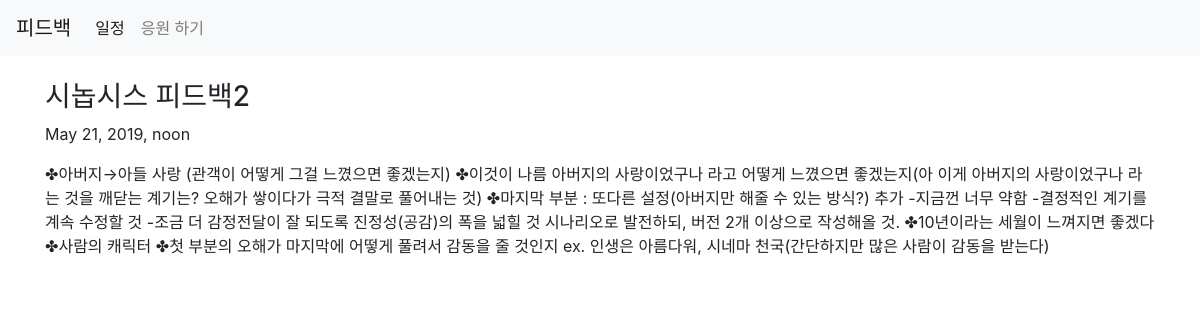
Page /blog/3 on the committed database.
### blogapp/models.py (models this page shows, shortened)
class Blog(models.Model):
    title = models.CharField(max_length = 200)
    pub_date = models.DateTimeField('date published')
    body = models.TextField()

### blogapp/views.py (the view)
# urls.py: path('blog/<int:blog_id>', blogapp.views.detail, name = 'detail'),
def detail(request, blog_id):
    details = get_object_or_404(Blog, pk = blog_id)
    return render(request, 'detail.html', {'details' : details})

### blogapp/templates/detail.html (shortened to what this page needs)
<head>
    <link rel="stylesheet" href="https://stackpath.bootstrapcdn.com/bootstrap/4.3.1/css/bootstrap.min.css">
</head>
    <body>
            <nav class="navbar navbar-expand-lg navbar-light bg-light">
                    <a class="navbar-brand" href="{%url 'home'%}">피드백</a>
                    <div class="collapse navbar-collapse" id="navbarSupportedContent">
                      <ul class="navbar-nav mr-auto">
                        <li class="nav-item active">
                          <a class="nav-link" href="{%url 'calendar'%}">일정<span class="sr-only">(current)</span></a>
                        </li>
                        <li class="nav-item">
                          <a class="nav-link" href="{%url 'cheer'%}">응원 하기</a>
                        </li>
                    </div>
                  </nav>
            <br>
        <div class="container">
            <h3>{{details.title}}</h3>
            <p>{{details.pub_date}}</p>
            <p>{{details.body}}</p>
        </div>
    </body>

### rows in the picture
Blog: title "시놉시스 피드백2", pub_date "May 21, 2019, noon", body "✤아버지→아들 사랑 (관객이 어떻게 그걸 느꼈으면 좋겠는지) ✤이것이 나름 아버지의 사랑이었구나 라고 어떻게 느꼈으면 좋겠는지(아 이게 아버지의 사랑이었구나 라는 것을 깨닫는 계기는? 오해가 쌓이다가 극적 결말로 풀어내는 것) ✤마지막 부분 : 또다른 설정(아버지만 해줄 수 있는 방식?) 추가 -지금껀 너무 약함 -결정적인 계기를 계속 수정할 것 -조금 더 감정전달이 잘 되도록 진정성(공감)의 폭을 넓힐 것 시나리오로 발전하되, 버전 2개 이상으로 작성해올 것. ✤10년이라는 세월이 느껴지면 좋겠다 ✤사람의 캐릭터 ✤첫 부분의 오해가 마지막에 어떻게 풀려서 감동을 줄 것인지 ex. 인생은 아름다워, 시네마 천국(간단하지만 많은 사람이 감동을 받는다)"
